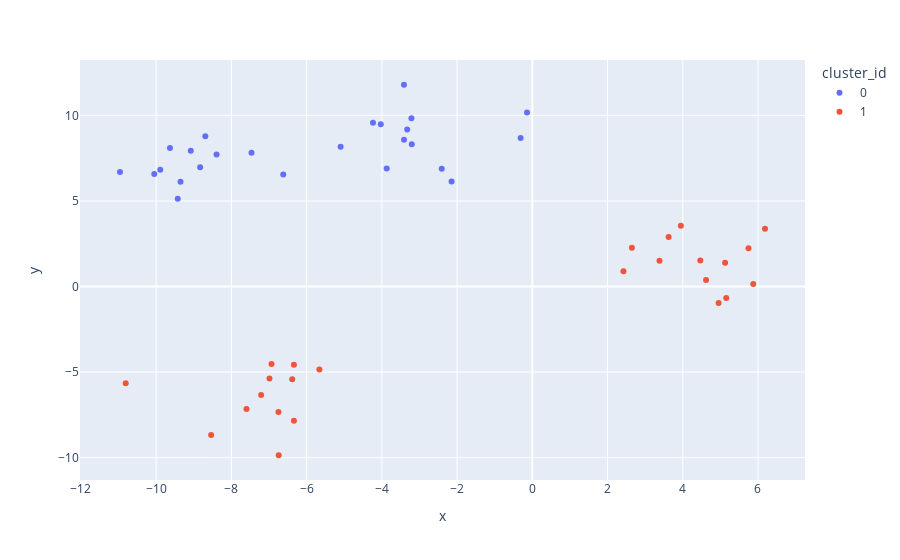

The cell this chart's notebook holds for it:
### Code cell
px.scatter(blobs_df, x='x', y='y', color='cluster_id')

### Figure 1 — Plotly figure (JSON) as saved in the notebook; plotly's stock layout.template omitted (floating-point values rounded to 4 significant figures)
{"data": [{"hovertemplate": "cluster_id=0<br>x=%{x}<br>y=%{y}<extra></extra>", "legendgroup": "0", "marker": {"color": "#636efa", "symbol": "circle"}, "mode": "markers", "name": "0", "orientation": "v", "showlegend": true, "type": "scatter", "x": [-3.412, -3.871, -0.3107, -3.326, -9.891, -2.408, -9.352, -5.097, -9.633, -4.236, -8.394, -2.146, -4.028, -8.831, -10.05, -0.1404, -9.08, -8.693, -10.96, -9.426, -3.204, -3.213, -6.621, -3.41, -7.465], "xaxis": "x", "y": [11.79, 6.896, 8.676, 9.181, 6.832, 6.877, 6.12, 8.171, 8.093, 9.578, 7.715, 6.144, 9.486, 6.972, 6.571, 10.17, 7.93, 8.776, 6.693, 5.128, 8.316, 9.828, 6.546, 8.577, 7.817], "yaxis": "y"}, {"hovertemplate": "cluster_id=1<br>x=%{x}<br>y=%{y}<extra></extra>", "legendgroup": "1", "marker": {"color": "#EF553B", "symbol": "circle"}, "mode": "markers", "name": "1", "orientation": "v", "showlegend": true, "type": "scatter", "x": [4.953, 2.422, -10.81, 4.62, 6.186, 5.748, 5.155, -8.539, -6.933, 5.874, -6.749, -6.988, -6.383, -7.209, 3.381, 3.949, -5.661, 4.466, -6.338, 5.126, -7.598, 2.648, -6.742, 3.624, -6.337], "xaxis": "x", "y": [-0.9663, 0.8934, -5.647, 0.3866, 3.37, 2.23, -0.6714, -8.674, -4.533, 0.1419, -7.329, -5.375, -5.417, -6.344, 1.509, 3.559, -4.846, 1.522, -4.573, 1.396, -7.159, 2.268, -9.861, 2.891, -7.848], "yaxis": "y"}], "layout": {"autosize": true, "legend": {"title": {"text": "cluster_id"}, "tracegroupgap": 0}, "margin": {"t": 60}, "xaxis": {"anchor": "y", "autorange": true, "domain": [0, 1], "range": [-11.98, 7.205], "title": {"text": "x"}, "type": "linear"}, "yaxis": {"anchor": "x", "autorange": true, "domain": [0, 1], "range": [-11.54, 13.47], "title": {"text": "y"}, "type": "linear"}}}
